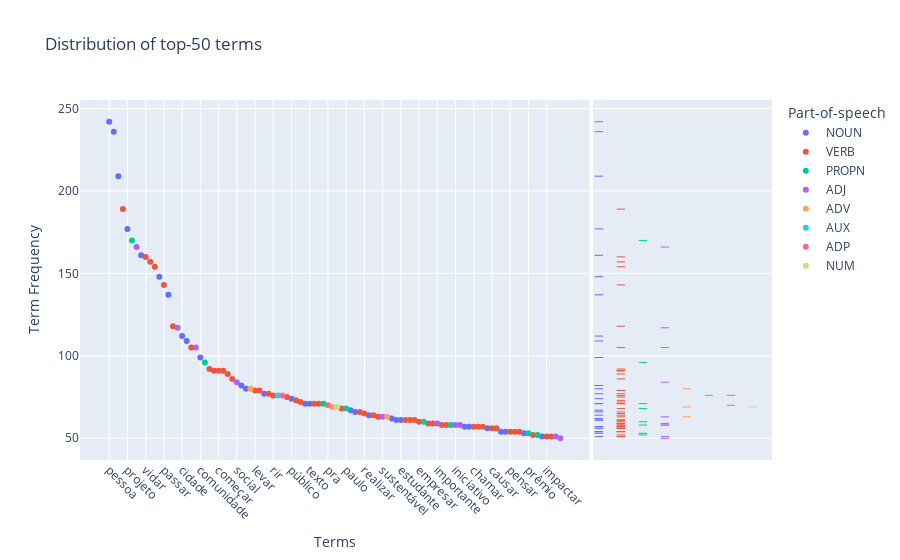

The cell this chart's notebook holds for it:
### Code cell
plot_wordcloud(data['Data_lemmatized'])
plot_term_scatter(data, 'Data_lemmatized')

### Figure 1 — Plotly figure (JSON) as saved in the notebook; plotly's stock layout.template omitted (floating-point values rounded to 4 significant figures)
{"data": [{"hovertemplate": "Part-of-speech=NOUN<br>Terms=%{x}<br>Term Frequency=%{y}<extra></extra>", "legendgroup": "NOUN", "marker": {"color": "#636efa", "symbol": "circle"}, "mode": "markers", "name": "NOUN", "orientation": "v", "showlegend": true, "type": "scatter", "x": ["pessoa", "mulher", "mundo", "projeto", "país", "criança", "história", "cidade", "escola", "comunidade", "água", "indígena", "plástico", "público", "doação", "texto", "poder", "cultura", "fotógrafo", "situação", "alimento", "estudante", "semana", "região", "menino", "ribon", "campanha", "família", "mãe"], "xaxis": "x", "y": [242, 236, 209, 177, 161, 148, 137, 112, 109, 99, 82, 80, 77, 74, 71, 71, 67, 66, 64, 62, 61, 61, 57, 57, 56, 54, 54, 53, 51], "yaxis": "y"}, {"alignmentgroup": "True", "boxpoints": "all", "fillcolor": "rgba(255,255,255,0)", "hoveron": "points", "hovertemplate": "Part-of-speech=NOUN<br>Term Frequency=%{y}<extra></extra>", "jitter": 0, "legendgroup": "NOUN", "line": {"color": "rgba(255,255,255,0)"}, "marker": {"color": "#636efa", "symbol": "line-ew-open"}, "name": "NOUN", "offsetgroup": "NOUN", "showlegend": false, "type": "box", "xaxis": "x2", "y": [242, 236, 209, 177, 161, 148, 137, 112, 109, 99, 82, 80, 77, 74, 71, 71, 67, 66, 64, 62, 61, 61, 57, 57, 56, 54, 54, 53, 51], "yaxis": "y2"}, {"hovertemplate": "Part-of-speech=VERB<br>Terms=%{x}<br>Term Frequency=%{y}<extra></extra>", "legendgroup": "VERB", "marker": {"color": "#EF553B", "symbol": "circle"}, "mode": "markers", "name": "VERB", "orientation": "v", "showlegend": true, "type": "scatter", "x": ["criar", "vidar", "ajudar", "trabalhar", "passar", "casar", "fazer", "contar", "chegar", "começar", "viver", "animar", "ficar", "levar", "completar", "conhecer", "rir", "ganhar", "lixar", "mostrar", "ruir", "transformar", "encontrar", "dar", "realizar", "receber", "tornar", "lançar", "ambientar", "idear", "empresar", "oferecer", "lutar", "usar", "acabar", "chamar", "feito", "marcar", "causar", "ensinar", "pensar", "conseguir", "deixar", "estudar", "impactar", "acontecer"], "xaxis": "x", "y": [189, 160, 157, 154, 143, 118, 105, 92, 91, 91, 91, 89, 86, 79, 79, 77, 76, 75, 73, 72, 71, 71, 68, 66, 65, 64, 63, 61, 61, 61, 60, 59, 59, 58, 58, 57, 57, 57, 56, 56, 54, 54, 54, 52, 51, 51], "yaxis": "y"}, {"alignmentgroup": "True", "boxpoints": "all", "fillcolor": "rgba(255,255,255,0)", "hoveron": "points", "hovertemplate": "Part-of-speech=VERB<br>Term Frequency=%{y}<extra></extra>", "jitter": 0, "legendgroup": "VERB", "line": {"color": "rgba(255,255,255,0)"}, "marker": {"color": "#EF553B", "symbol": "line-ew-open"}, "name": "VERB", "offsetgroup": "VERB", "showlegend": false, "type": "box", "xaxis": "x2", "y": [189, 160, 157, 154, 143, 118, 105, 92, 91, 91, 91, 89, 86, 79, 79, 77, 76, 75, 73, 72, 71, 71, 68, 66, 65, 64, 63, 61, 61, 61, 60, 59, 59, 58, 58, 57, 57, 57, 56, 56, 54, 54, 54, 52, 51, 51], "yaxis": "y2"}, {"hovertemplate": "Part-of-speech=PROPN<br>Terms=%{x}<br>Term Frequency=%{y}<extra></extra>", "legendgroup": "PROPN", "marker": {"color": "#00cc96", "symbol": "circle"}, "mode": "markers", "name": "PROPN", "orientation": "v", "showlegend": true, "type": "scatter", "x": ["brasil", "unir", "foto", "paulo", "mundial", "feminino", "prêmio", "doar"], "xaxis": "x", "y": [170, 96, 71, 68, 60, 58, 53, 52], "yaxis": "y"}, {"alignmentgroup": "True", "boxpoints": "all", "fillcolor": "rgba(255,255,255,0)", "hoveron": "points", "hovertemplate": "Part-of-speech=PROPN<br>Term Frequency=%{y}<extra></extra>", "jitter": 0, "legendgroup": "PROPN", "line": {"color": "rgba(255,255,255,0)"}, "marker": {"color": "#00cc96", "symbol": "line-ew-open"}, "name": "PROPN", "offsetgroup": "PROPN", "showlegend": false, "type": "box", "xaxis": "x2", "y": [170, 96, 71, 68, 60, 58, 53, 52], "yaxis": "y2"}, {"hovertemplate": "Part-of-speech=ADJ<br>Terms=%{x}<br>Term Frequency=%{y}<extra></extra>", "legendgroup": "ADJ", "marker": {"color": "#ab63fa", "symbol": "circle"}, "mode": "markers", "name": "ADJ", "orientation": "v", "showlegend": true, "type": "scatter", "x": ["brasileiro", "negro", "jovem", "social", "sustentável", "importante", "iniciativo", "áfrico", "diferente", "último"], "xaxis": "x", "y": [166, 117, 105, 84, 63, 59, 58, 58, 51, 50], "yaxis": "y"}, {"alignmentgroup": "True", "boxpoints": "all", "fillcolor": "rgba(255,255,255,0)", "hoveron": "points", "hovertemplate": "Part-of-speech=ADJ<br>Term Frequency=%{y}<extra></extra>", "jitter": 0, "legendgroup": "ADJ", "line": {"color": "rgba(255,255,255,0)"}, "marker": {"color": "#ab63fa", "symbol": "line-ew-open"}, "name": "ADJ", "offsetgroup": "ADJ", "showlegend": false, "type": "box", "xaxis": "x2", "y": [166, 117, 105, 84, 63, 59, 58, 58, 51, 50], "yaxis": "y2"}, {"hovertemplate": "Part-of-speech=ADV<br>Terms=%{x}<br>Term Frequency=%{y}<extra></extra>", "legendgroup": "ADV", "marker": {"color": "#FFA15A", "symbol": "circle"}, "mode": "markers", "name": "ADV", "orientation": "v", "showlegend": true, "type": "scatter", "x": ["hoje", "muito", "melhor"], "xaxis": "x", "y": [80, 69, 63], "yaxis": "y"}, {"alignmentgroup": "True", "boxpoints": "all", "fillcolor": "rgba(255,255,255,0)", "hoveron": "points", "hovertemplate": "Part-of-speech=ADV<br>Term Frequency=%{y}<extra></extra>", "jitter": 0, "legendgroup": "ADV", "line": {"color": "rgba(255,255,255,0)"}, "marker": {"color": "#FFA15A", "symbol": "line-ew-open"}, "name": "ADV", "offsetgroup": "ADV", "showlegend": false, "type": "box", "xaxis": "x2", "y": [80, 69, 63], "yaxis": "y2"}, {"hovertemplate": "Part-of-speech=AUX<br>Terms=%{x}<br>Term Frequency=%{y}<extra></extra>", "legendgroup": "AUX", "marker": {"color": "#19d3f3", "symbol": "circle"}, "mode": "markers", "name": "AUX", "orientation": "v", "showlegend": true, "type": "scatter", "x": ["ser"], "xaxis": "x", "y": [76], "yaxis": "y"}, {"alignmentgroup": "True", "boxpoints": "all", "fillcolor": "rgba(255,255,255,0)", "hoveron": "points", "hovertemplate": "Part-of-speech=AUX<br>Term Frequency=%{y}<extra></extra>", "jitter": 0, "legendgroup": "AUX", "line": {"color": "rgba(255,255,255,0)"}, "marker": {"color": "#19d3f3", "symbol": "line-ew-open"}, "name": "AUX", "offsetgroup": "AUX", "showlegend": false, "type": "box", "xaxis": "x2", "y": [76], "yaxis": "y2"}, {"hovertemplate": "Part-of-speech=ADP<br>Terms=%{x}<br>Term Frequency=%{y}<extra></extra>", "legendgroup": "ADP", "marker": {"color": "#FF6692", "symbol": "circle"}, "mode": "markers", "name": "ADP", "orientation": "v", "showlegend": true, "type": "scatter", "x": ["durante", "pra"], "xaxis": "x", "y": [76, 70], "yaxis": "y"}, {"alignmentgroup": "True", "boxpoints": "all", "fillcolor": "rgba(255,255,255,0)", "hoveron": "points", "hovertemplate": "Part-of-speech=ADP<br>Term Frequency=%{y}<extra></extra>", "jitter": 0, "legendgroup": "ADP", "line": {"color": "rgba(255,255,255,0)"}, "marker": {"color": "#FF6692", "symbol": "line-ew-open"}, "name": "ADP", "offsetgroup": "ADP", "showlegend": false, "type": "box", "xaxis": "x2", "y": [76, 70], "yaxis": "y2"}, {"hovertemplate": "Part-of-speech=NUM<br>Terms=%{x}<br>Term Frequency=%{y}<extra></extra>", "legendgroup": "NUM", "marker": {"color": "#B6E880", "symbol": "circle"}, "mode": "markers", "name": "NUM", "orientation": "v", "showlegend": true, "type": "scatter", "x": ["milhão"], "xaxis": "x", "y": [69], "yaxis": "y"}, {"alignmentgroup": "True", "boxpoints": "all", "fillcolor": "rgba(255,255,255,0)", "hoveron": "points", "hovertemplate": "Part-of-speech=NUM<br>Term Frequency=%{y}<extra></extra>", "jitter": 0, "legendgroup": "NUM", "line": {"color": "rgba(255,255,255,0)"}, "marker": {"color": "#B6E880", "symbol": "line-ew-open"}, "name": "NUM", "offsetgroup": "NUM", "showlegend": false, "type": "box", "xaxis": "x2", "y": [69], "yaxis": "y2"}], "layout": {"legend": {"title": {"text": "Part-of-speech"}, "tracegroupgap": 0}, "title": {"text": "Distribution of top-50 terms"}, "xaxis": {"anchor": "y", "categoryorder": "total descending", "domain": [0, 0.7363], "tickangle": 45, "title": {"text": "Terms"}}, "xaxis2": {"anchor": "y2", "domain": [0.7413, 1], "matches": "x2", "showgrid": false, "showline": false, "showticklabels": false, "ticks": ""}, "yaxis": {"anchor": "x", "domain": [0, 1], "title": {"text": "Term Frequency"}}, "yaxis2": {"anchor": "x2", "domain": [0, 1], "matches": "y", "showgrid": true, "showticklabels": false}}}
